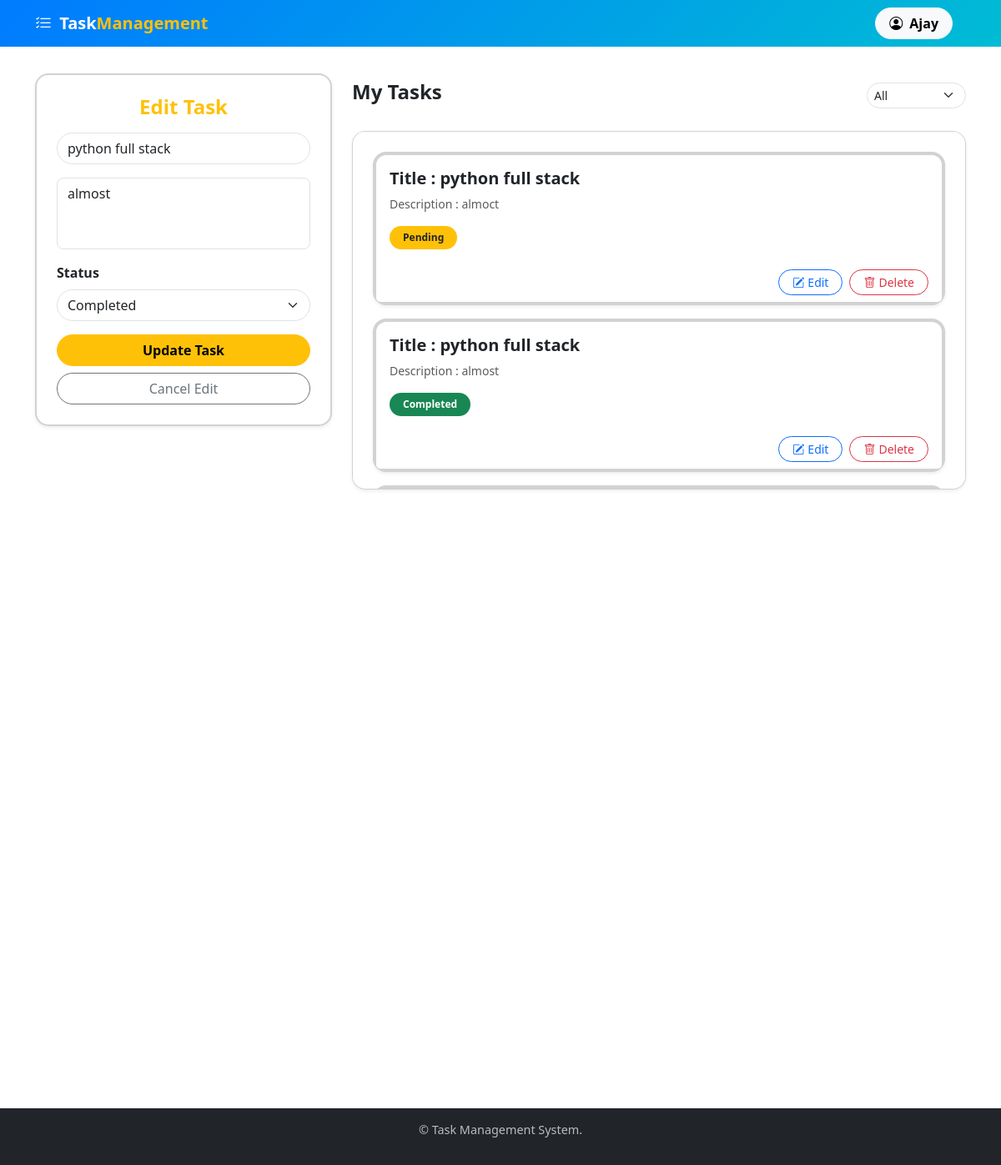
Page /update/42/ (signed in) on the committed database.
### task/models.py (models this page shows)
class Task(models.Model):
    user=models.ForeignKey(User, on_delete=models.CASCADE)
    title=models.CharField(max_length=200)
    description=models.TextField(blank=True,null=True)
    status=models.BooleanField(default=False)
    created_at=models.DateTimeField(auto_now_add=True)

### task/views.py (the view, shortened to what this page needs)
# urls.py: path('update/<int:task_id>/', views.update_task, name='update_task'),
@login_required
def update_task(request, task_id):
    task = get_object_or_404(Task, id=task_id, user=request.user)
    tasks = Task.objects.filter(user=request.user)
    return render(request, 'task_list.html', {'task': tasks, 'edit_task': task})

### task/templates/task_list.html (shortened to what this page needs)
{% extends 'base.html' %}
{% block content %}
<div class="container mt-3">
  <div class="row gy-4">
    <div class="col-lg-4 ">
      <div class="card shadow-sm  border-2 p-4 rounded-4">
        {% if edit_task %}
          <h4 class="fw-bold text-warning mb-3 text-center">Edit Task</h4>
          <form method="POST" action="{% url 'update_task' edit_task.id %}">
        {% else %}
          <h4 class="fw-bold text-success mb-3 text-center">Add New Task</h4>
          <form method="POST" action="{% url 'task_add' %}">
        {% endif %}
          <div class="mb-3">
            <input type="text" name="title" class="form-control rounded-pill"
                   placeholder="Task Title" required
                   value="{{ edit_task.title|default:'' }}">
          </div>
          <div class="mb-3">
            <textarea name="description" rows="3" class="form-control rounded-3"
                      placeholder="Description">{{ edit_task.description|default:'' }}</textarea>
          </div>
          <div class="mb-3">
            <label class="form-label fw-semibold">Status</label>
            <select name="status" class="form-select rounded-pill">
              <option value="True" {% if edit_task and edit_task.status %}selected{% endif %}>Completed</option>
            </select>
          </div>
          {% if edit_task %}
          <button type="submit" class="btn btn-warning w-100 rounded-pill fw-semibold">
           Update Task
          </button>
           {% else %}
           <button type="submit" class="btn btn-success w-100 rounded-pill fw-semibold">
            Add Task
          </button>
          {% endif %}
          {% if edit_task %}
            <a href="{% url 'task_list' %}" class="btn btn-outline-secondary w-100 mt-2 rounded-pill">Cancel Edit</a>
          {% endif %}
        </form>
      </div>
    </div>
<div class="col-lg-8">
     <div class="d-flex justify-content-between align-items-center flex-wrap mb-3 sticky-top bg-white py-2" style="top: 0; z-index: 10;">
      <h4 class="fw-bold text-dark mb-2">My Tasks</h4>
      <form method="GET" class="d-flex">
        <select name="filter" class="form-select form-select-sm rounded-pill" onchange="this.form.submit()">
          <option value="">All</option>
        </select>
      </form>
    </div>
  <div class="card border-1 shadow-sm p-4 rounded-4" style="max-height: 430px; overflow-y: auto;">
    {% if task %}
      <div class="row g-3">
        {% for t in task %}
          <div class="col-md-12">
            <div class="card border-4 shadow-sm  rounded-4 ">
              <div class="card-body">
                <h5 class="fw-bold text-dark mb-2">Title : {{ t.title }}</h5>
                <p class="text-muted small mb-3">Description : {{ t.description|default:"No description" }}</p>
                {% if t.status %}
                  <span class="badge bg-success rounded-pill px-3 py-2">Completed</span>
                {% else %}
                  <span class="badge bg-warning text-dark rounded-pill px-3 py-2">Pending</span>
                {% endif %}
              </div>
              <div class="card-footer bg-white border-0 d-flex justify-content-end">
                <a href="{% url 'update_task' t.id %}" class="btn btn-sm btn-outline-primary rounded-pill px-3">
                  <i class="bi bi-pencil-square me-1"></i>Edit
                </a>
                <a href="{% url 'delete_task' t.id %}"
                   onclick="return confirm('Are you sure you want to delete this task?');"
                   class="btn btn-sm btn-outline-danger rounded-pill px-3 ms-2">
                  <i class="bi bi-trash me-1"></i>Delete
                </a>
              </div>
            </div>
          </div>
        {% endfor %}
      </div>
    {% else %}
      <div class="text-center py-5 text-muted">
        <i class="bi bi-clipboard-x" style="font-size:3rem;"></i>
        <p class="mt-3 fs-5 fw-semibold">No tasks found!</p>
        <p class="text-secondary">Add a new task to get started</p>
      </div>
    {% endif %}
  </div>
</div>
  </div>
</div>
{% endblock %}

### task/templates/base.html (shortened to what this page needs)
<!DOCTYPE html>
<html lang="en">
<head>
  <link href="https://cdn.jsdelivr.net/npm/bootstrap@5.3.2/dist/css/bootstrap.min.css" rel="stylesheet">
  <link href="https://cdn.jsdelivr.net/npm/bootstrap-icons@1.10.5/font/bootstrap-icons.css" rel="stylesheet">
</head>
<body>
  <nav class="navbar navbar-expand-lg navbar-dark">
    <div class="container">
      <a class="navbar-brand fw-bold" href="{% url 'task_list' %}">
        <i class="bi bi-list-check me-1"></i> Task<span class="text-warning">Management</span>
      </a>
      <div class="collapse navbar-collapse justify-content-end" id="navbarNav">
        <ul class="navbar-nav">
          {% if user.is_authenticated %}
            <li class="nav-item me-3">
              <button class="btn btn-light fw-semibold rounded-pill px-3"
                      data-bs-toggle="offcanvas" data-bs-target="#userMenu">
                <i class="bi bi-person-circle me-1"></i> {{ user.username }}
              </button>
            </li>
          {% endif %}
        </ul>
      </div>
    </div>
  </nav>
  {% block content %}
  {% endblock %}
  <footer>
    <p>&copy; {{ now|date:"Y" }} Task Management System.</p>
  </footer>
</body>
</html>

### task/templates/base.html (style rules this page uses)
.navbar { background: linear-gradient(135deg, #007bff, #00bcd4); transition: all 0.3s ease; }
body { background-color: white; min-height: 120vh; display: flex; flex-direction: column; }
footer { margin-top: auto; background: #212529; color: #bbb; text-align: center; padding: 15px 0; font-size: 0.9rem; }

### task/templates/task_list.html (style rules this page uses)
textarea { resize: none; }

### rows in the picture
Task: title "python full stack", description "almost", status "Completed"
Task: title "python full stack", description "almoct", status "Pending"

### other values in the picture
{{ user.username }} "Ajay"
